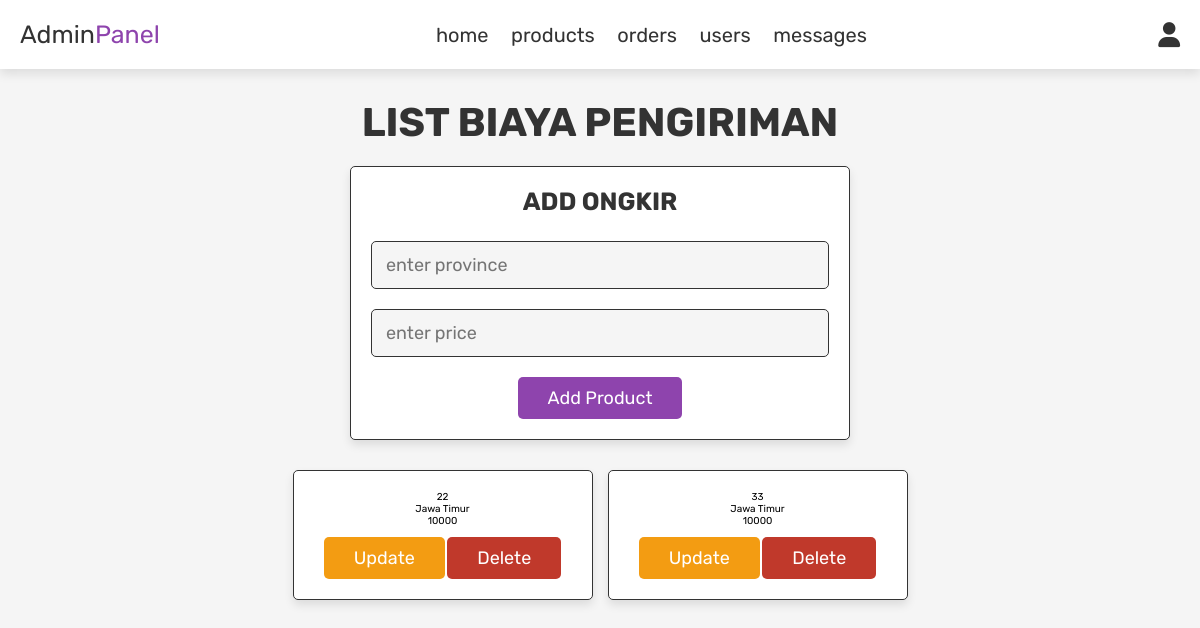
/admin_ongkir.php (signed in), run on the app's committed database.
### tables this page shows
CREATE TABLE `ongkir` (
  `id_ongkir` int(11) NOT NULL,
  `prov` varchar(100) NOT NULL,
  `biaya` int(11) NOT NULL
);

### admin_ongkir.php (the view, shortened to what this page needs)
<?php
include 'config.php';
?>
<!DOCTYPE html>
<html lang="en">
<head>
   <link rel="stylesheet" href="https://cdnjs.cloudflare.com/ajax/libs/font-awesome/6.0.0/css/all.min.css">
   <link rel="stylesheet" href="css/admin_style.css">
</head>
<body>
<?php include 'admin_header.php'; ?>
<section class="add-products">
   <h1 class="title">list biaya pengiriman</h1>
   <form action="" method="post" enctype="multipart/form-data">
      <h3>add ongkir</h3>
      <input type="text" name="prov" class="box" placeholder="enter province" required>
      <input type="number" name="biaya" class="box" placeholder="enter price" required>
      <input type="submit" value="add product" name="add_ongkir" class="btn">
   </form>
</section>
<section class="show-products">
   <div class="box-container">
      <?php
         $select_products = mysqli_query($connect, "SELECT * FROM `ongkir`") or die('query failed');
         if(mysqli_num_rows($select_products) > 0){
            while($fetch_products = mysqli_fetch_assoc($select_products)){
      ?>
      <div class="box">
         <div class="id_ongkir"><?php echo $fetch_products['id_ongkir']; ?></div>
         <div class="prov"><?php echo $fetch_products['prov']; ?></div>
         <div class="biaya"><?php echo $fetch_products['biaya']; ?></div>
         <a href="admin_ongkir.php?update=<?php echo $fetch_products['id_ongkir']; ?>" class="option-btn">update</a>
         <a href="admin_ongkir.php?delete=<?php echo $fetch_products['id_ongkir']; ?>" class="delete-btn" onclick="return confirm('delete this product?');">delete</a>
      </div>
      <?php
         }
      }else{
         echo '<p class="empty">no ongkir added yet!</p>';
      }
      ?>
   </div>
</section>
</body>
</html>

### css/admin_style.css (style rules this page uses)
:root { --purple:#8e44ad; --red:#c0392b; --orange:#f39c12; --black:#333; --white:#fff; --light-color:#666; --light-white:#ccc; --light-bg:#f5f5f5; --border:.1rem solid var(--black); --box-shadow:0 .5rem 1rem rgba(0,0,0,.1); }
* { font-family: 'Rubik', sans-serif; margin:0; padding:0; box-sizing: border-box; outline: none; border:none; text-decoration: none; transition:all .2s linear; }
html { font-size: 62.5%; overflow-x: hidden; }
body { background-color: var(--light-bg); }
section { padding:3rem 2rem; }
.title { text-align: center; margin-bottom: 2rem; text-transform: uppercase; color:var(--black); font-size: 4rem; }
.btn, .option-btn, .delete-btn, .white-btn { display: inline-block; margin-top: 1rem; padding:1rem 3rem; cursor: pointer; color:var(--white); font-size: 1.8rem; border-radius: .5rem; text-transform: capitalize; }
.white-btn, .btn { background-color: var(--purple); }
.option-btn { background-color: var(--orange); }
.delete-btn { background-color: var(--red); }
.add-products form { background-color: var(--white); border-radius: .5rem; padding:2rem; text-align: center; box-shadow: var(--box-shadow); border:var(--border); max-width: 50rem; margin:0 auto; }
.add-products form h3 { font-size: 2.5rem; text-transform: uppercase; color:var(--black); margin-bottom: 1.5rem; }
.add-products form .box { width: 100%; background-color: var(--light-bg); border-radius: .5rem; margin:1rem 0; padding:1.2rem 1.4rem; color:var(--black); font-size: 1.8rem; border:var(--border); }
.show-products .box-container { display: grid; grid-template-columns: repeat(auto-fit, 30rem); justify-content: center; gap:1.5rem; max-width: 1200px; margin:0 auto; align-items: flex-start; }
.show-products { padding-top: 0; }
.show-products .box-container .box { text-align: center; padding:2rem; border-radius: .5rem; border:var(--border); box-shadow: var(--box-shadow); background-color: var(--white); }

### data on the page
ongkir: id_ongkir "22", prov "Jawa Timur", biaya "10000"
ongkir: id_ongkir "33", prov "Jawa Timur", biaya "10000"
